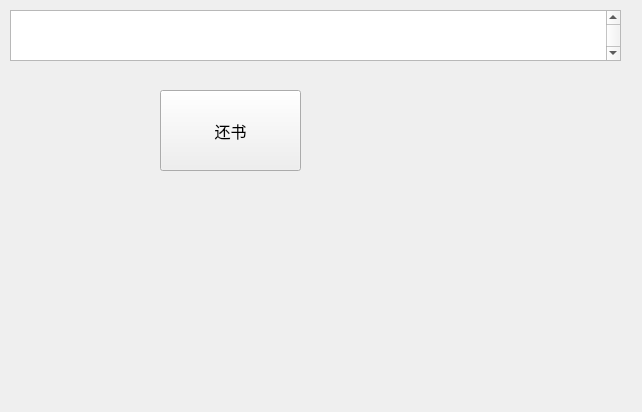
<?xml version="1.0" encoding="UTF-8"?>
<ui version="4.0">
 <class>lend</class>
 <widget class="QWidget" name="lend">
  <property name="enabled">
   <bool>true</bool>
  </property>
  <property name="geometry">
   <rect>
    <x>0</x>
    <y>0</y>
    <width>642</width>
    <height>412</height>
   </rect>
  </property>
  <property name="windowTitle">
   <string>还书</string>
  </property>
  <widget class="QLabel" name="BookLabel">
   <property name="geometry">
    <rect>
     <x>360</x>
     <y>100</y>
     <width>221</width>
     <height>251</height>
    </rect>
   </property>
   <property name="text">
    <string/>
   </property>
  </widget>
  <widget class="QPushButton" name="SerachButton">
   <property name="geometry">
    <rect>
     <x>160</x>
     <y>90</y>
     <width>141</width>
     <height>81</height>
    </rect>
   </property>
   <property name="font">
    <font>
     <family>宋体</family>
     <pointsize>12</pointsize>
    </font>
   </property>
   <property name="text">
    <string>还书</string>
   </property>
  </widget>
  <widget class="QTextEdit" name="SearchText">
   <property name="geometry">
    <rect>
     <x>10</x>
     <y>10</y>
     <width>611</width>
     <height>51</height>
    </rect>
   </property>
   <property name="font">
    <font>
     <family>宋体</family>
     <pointsize>24</pointsize>
    </font>
   </property>
   <property name="frameShadow">
    <enum>QFrame::Sunken</enum>
   </property>
  </widget>
 </widget>
 <resources/>
 <connections/>
</ui>
